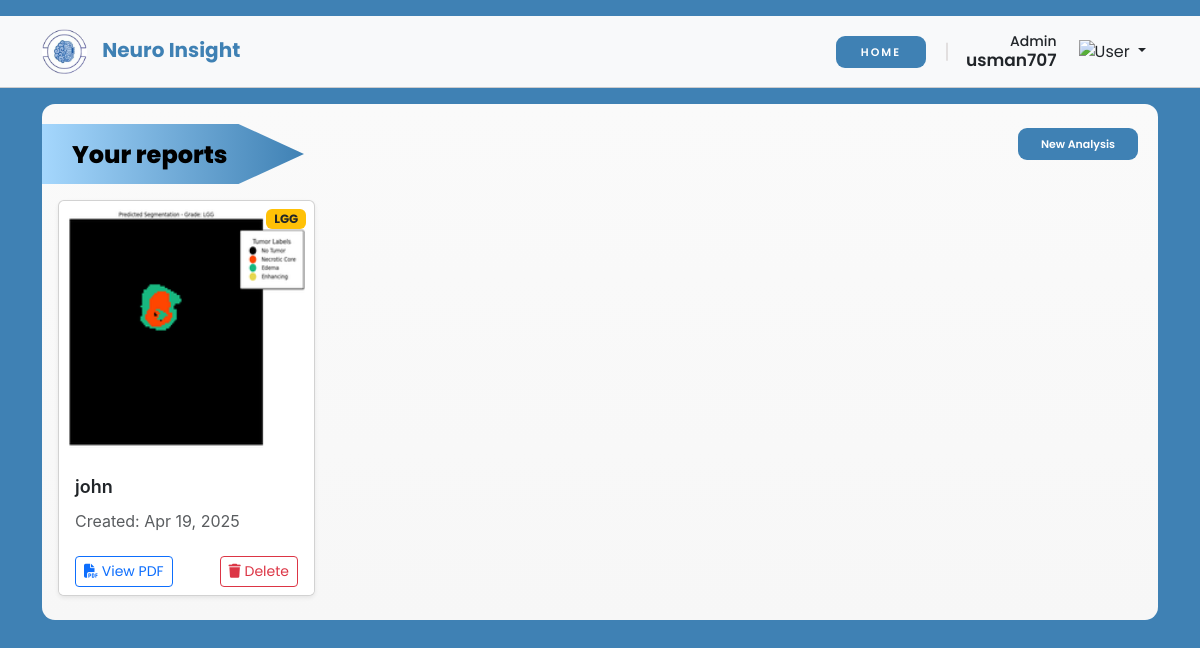
The page /dashboard/ (signed in) on the database its author committed.
### neuro_insight_app/models.py (models this page shows, shortened)
class PatientReport(models.Model):
    user = models.ForeignKey(User, on_delete=models.CASCADE, related_name='patient_reports')
    patient_name = models.CharField(max_length=100)
    pdf_report = models.FileField(upload_to='patient_reports/')
    thumbnail = models.ImageField(upload_to='report_thumbnails/', blank=True, null=True)
    tumor_grade = models.CharField(max_length=20, blank=True, null=True)
    created_at = models.DateTimeField(auto_now_add=True)

### neuro_insight_app/views.py (the view)
# urls.py: path('dashboard/', views.dashboard, name='dashboard'),
@login_required(login_url='neuro_insight_app:login')
def dashboard(request):
    reports = PatientReport.objects.filter(user=request.user).order_by('-created_at')
    return render(request, 'neuro_insight_app/dashboard.html', {'reports': reports})

### neuro_insight_app/templates/neuro_insight_app/dashboard.html (shortened to what this page needs)
{% load static %}
{% block content %}
<!DOCTYPE html>
<html lang="en">
  <head>
    <link rel="stylesheet" href="{% static 'neuro_insight_app/css/style.css' %}">
    <link
      href="https://cdn.jsdelivr.net/npm/bootstrap@5.3.3/dist/css/bootstrap.min.css"
      rel="stylesheet"
    />
    <link
      rel="stylesheet"
      href="https://cdnjs.cloudflare.com/ajax/libs/font-awesome/6.4.0/css/all.min.css"
    />
  </head>
  <body id="home">
    <header>
      <nav
        class="navbar align-items-center navbar-expand-lg navbar-light bg-light mt-3"
      >
        <div class="container">
          <a class="navbar-brand" href="index.html">
            <img
             src="{% static 'neuro_insight_app/images/neuro_insight_logo.png' %}"
              alt="Logo"
              style="width: 45px; margin-right: 11px"
            />
            Neuro Insight
          </a>
          <div class="collapse navbar-collapse" id="navbarNav">
            <ul class="navbar-nav ms-auto align-items-center">
              <li class="nav-item">
                <a class="btn dash-nav-btn" href="{% url 'neuro_insight_app:home_screen' %}">Home</a>
              </li>
              <li>
                <div class="user-div">
                  <div class="user-text">
                    <h3 class="user-subtitle">Admin</h3>
                    <h3 class="user-title">{{ user.username }}</h3>
                  </div>
                  <div class="dropdown user-dropdown">
                    <button
                      class="btn dropdown-toggle"
                      type="button"
                      data-bs-toggle="dropdown"
                      aria-expanded="false"
                    >
                    <img src=" {% static 'neuro_insight_app/images/user-image.svg' %}" alt="User">
                    </button>
                  </div>
                </div>
              </li>
            </ul>
          </div>
        </div>
      </nav>
    </header>
    <div class="main-content">
      <div
        class="container mt-2 d-flex justify-content-between align-items-center"
      >
      <div class="reports-section container mt-2 ">
        <div class="d-flex justify-content-between align-items-center pb-3">
          <div class="pointy-rectangle d-flex align-items-center">
            <h3>Your reports</h3>
          </div>
          <div>
              <a href="{% url 'neuro_insight_app:home' %}" class="btn dash-nav-btn" style="width:120px">
                New Analysis
              </a>
          </div>
      </div>
        <div class="row ps-3">
          {% if reports %}
              {% for report in reports %}
              <div class="col-md-4 col-lg-3 mb-4">
                  <div class="card h-100 report-card shadow-sm">
                      <div class="position-relative">
                          {% if report.thumbnail %}
                              <img src="{{ report.thumbnail.url }}" class="card-img-top p-2" alt="{{ report.patient_name }}'s Report">
                          {% else %}
                              <div class="bg-light text-center p-5">
                                  <i class="fas fa-file-medical fa-3x text-muted"></i>
                              </div>
                          {% endif %}
                          {% if report.tumor_grade %}
                              <span class="position-absolute top-0 end-0 m-2 badge
                                  {% if report.tumor_grade == 'HGG' %}bg-danger
                                  {% elif report.tumor_grade == 'LGG' %}bg-warning text-dark
                                  {% elif report.tumor_grade == 'No Tumor' %}bg-success
                                  {% else %}bg-secondary{% endif %}">
                                  {{ report.tumor_grade }}
                              </span>
                          {% endif %}
                      </div>
                      <div class="card-body">
                          <h5 class="card-title">{{ report.patient_name }}</h5>
                          <p class="card-text text-muted small">
                              Created: {{ report.created_at|date:"M d, Y" }}
                          </p>
                      </div>
                      <div class="card-footer bg-white border-top-0">
                          <div class="d-flex justify-content-between">
                              <a href="{% url 'neuro_insight_app:view_report' report.id %}" class="btn btn-sm btn-outline-primary" target="_blank">
                                  <i class="fas fa-file-pdf"></i> View PDF
                              </a>
                              <form method="post" action="{% url 'neuro_insight_app:delete_report' report.id %}" onsubmit="return confirm('Are you sure you want to delete this report?');">
                                  <button type="submit" class="btn btn-sm btn-outline-danger">
                                      <i class="fas fa-trash"></i> Delete
                                  </button>
                              </form>
                          </div>
                      </div>
                  </div>
              </div>
              {% endfor %}
          {% endif %}
      </div>
      </div>
    </div>
  </body>
</html>
{% endblock %}

### rows shown on the page
PatientReport: thumbnail (picture), tumor_grade "LGG", patient_name "john", created_at "Apr 19, 2025"

### other values the page prints
{{ user.username }} "usman707"
